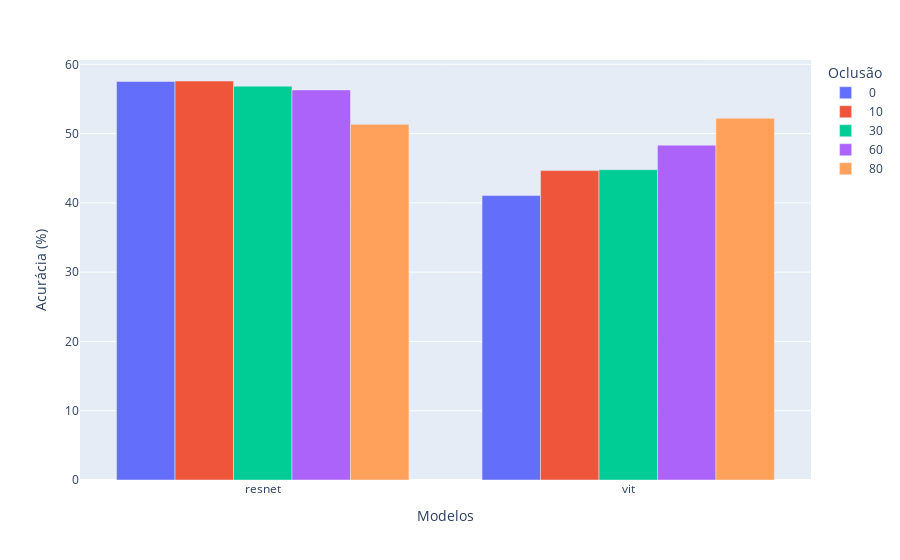

Notebook cell for this chart:
### Code cell
fig = px.bar(df_long, x='name', y='accuracy', color='oclusao', barmode='group',
             labels={'name': 'Modelos', 'accuracy': 'Acurácia (%)', 'oclusao': 'Oclusão'})
fig.show()

### Figure 1 — Plotly figure (JSON) as saved in the notebook; plotly's stock layout.template omitted (floating-point values rounded to 4 significant figures)
{"data": [{"alignmentgroup": "True", "hovertemplate": "Oclusão= 0<br>Modelos=%{x}<br>Acurácia (%)=%{y}<extra></extra>", "legendgroup": " 0", "marker": {"color": "#636efa", "pattern": {"shape": ""}}, "name": " 0", "offsetgroup": " 0", "orientation": "v", "showlegend": true, "textposition": "auto", "type": "bar", "x": ["resnet", "vit"], "xaxis": "x", "y": [57.52, 41.05], "yaxis": "y"}, {"alignmentgroup": "True", "hovertemplate": "Oclusão= 10<br>Modelos=%{x}<br>Acurácia (%)=%{y}<extra></extra>", "legendgroup": " 10", "marker": {"color": "#EF553B", "pattern": {"shape": ""}}, "name": " 10", "offsetgroup": " 10", "orientation": "v", "showlegend": true, "textposition": "auto", "type": "bar", "x": ["resnet", "vit"], "xaxis": "x", "y": [57.59, 44.66], "yaxis": "y"}, {"alignmentgroup": "True", "hovertemplate": "Oclusão= 30<br>Modelos=%{x}<br>Acurácia (%)=%{y}<extra></extra>", "legendgroup": " 30", "marker": {"color": "#00cc96", "pattern": {"shape": ""}}, "name": " 30", "offsetgroup": " 30", "orientation": "v", "showlegend": true, "textposition": "auto", "type": "bar", "x": ["resnet", "vit"], "xaxis": "x", "y": [56.84, 44.79], "yaxis": "y"}, {"alignmentgroup": "True", "hovertemplate": "Oclusão= 60<br>Modelos=%{x}<br>Acurácia (%)=%{y}<extra></extra>", "legendgroup": " 60", "marker": {"color": "#ab63fa", "pattern": {"shape": ""}}, "name": " 60", "offsetgroup": " 60", "orientation": "v", "showlegend": true, "textposition": "auto", "type": "bar", "x": ["resnet", "vit"], "xaxis": "x", "y": [56.3, 48.33], "yaxis": "y"}, {"alignmentgroup": "True", "hovertemplate": "Oclusão= 80<br>Modelos=%{x}<br>Acurácia (%)=%{y}<extra></extra>", "legendgroup": " 80", "marker": {"color": "#FFA15A", "pattern": {"shape": ""}}, "name": " 80", "offsetgroup": " 80", "orientation": "v", "showlegend": true, "textposition": "auto", "type": "bar", "x": ["resnet", "vit"], "xaxis": "x", "y": [51.33, 52.21], "yaxis": "y"}], "layout": {"barmode": "group", "legend": {"title": {"text": "Oclusão"}, "tracegroupgap": 0}, "margin": {"t": 60}, "xaxis": {"anchor": "y", "domain": [0, 1], "title": {"text": "Modelos"}}, "yaxis": {"anchor": "x", "domain": [0, 1], "title": {"text": "Acurácia (%)"}}}}
